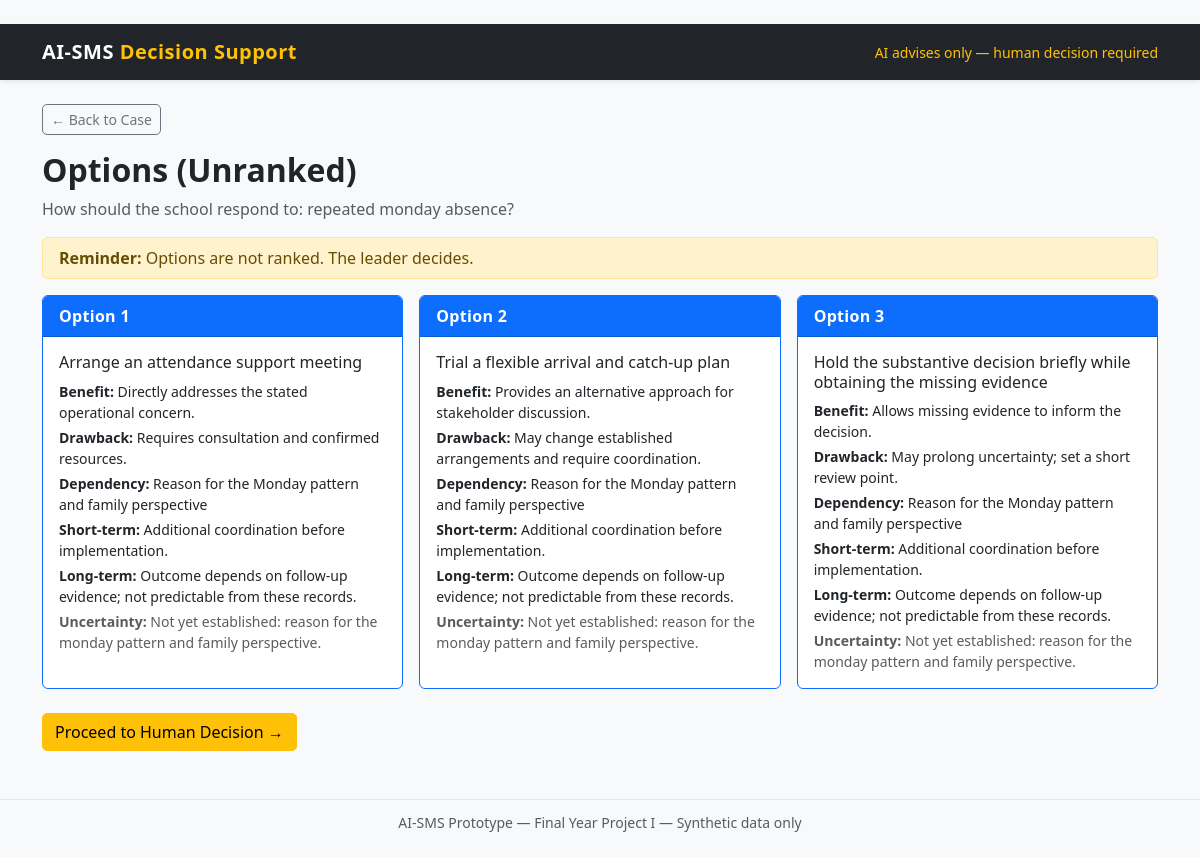
Page /case/DEV-001/options on the committed database.
### tables this page shows
CREATE TABLE cases (
            case_id TEXT PRIMARY KEY,
            school_id TEXT,
            split TEXT,
            title TEXT,
            category TEXT,
            decision_question TEXT,
            intended_outcome TEXT,
            opened_date TEXT,
            decision_due_date TEXT,
            status TEXT,
            data_origin TEXT
        );

CREATE TABLE case_options (
            option_id TEXT PRIMARY KEY,
            case_id TEXT,
            option_text TEXT,
            display_order INTEGER,
            rank TEXT,
            benefit TEXT,
            drawback TEXT,
            dependency TEXT,
            short_term_consequence TEXT,
            long_term_consequence TEXT,
            uncertainty TEXT,
            evidence_ids TEXT,
            policy_id TEXT,
            data_origin TEXT
        );

### app.py (the view)
@app.route('/case/<case_id>/options')
def options(case_id):
    conn = get_db()
    case = conn.execute('SELECT * FROM cases WHERE case_id = ?', (case_id,)).fetchone()
    if not case:
        conn.close()
        flash('Case not found.', 'danger')
        return redirect(url_for('index'))
    options = conn.execute(
        'SELECT * FROM case_options WHERE case_id = ? ORDER BY display_order',
        (case_id,)
    ).fetchall()
    decision = conn.execute(
        'SELECT * FROM human_decisions WHERE case_id = ? LIMIT 1', (case_id,)
    ).fetchone()
    conn.close()
    return render_template('options.html', case=case, options=options, decision=decision)

### app.py (called while the page is built)
def get_db():
    if not os.path.exists(DATABASE):
        abort(500, description="Database not found. Run 'python init_db.py' first.")
    conn = sqlite3.connect(DATABASE)
    conn.row_factory = sqlite3.Row
    return conn

### templates/options.html (shortened to what this page needs)
﻿{% extends 'base.html' %}
{% block content %}
<a href="{{ url_for('case_detail', case_id=case.case_id) }}"
   class="btn btn-sm btn-outline-secondary mb-3">&larr; Back to Case</a>
<h2>Options (Unranked)</h2>
<p class="text-muted">{{ case.decision_question }}</p>
<div class="alert alert-warning py-2">
  <strong>Reminder:</strong> Options are not ranked. The leader decides.
</div>
<div class="row g-3">
  {% for o in options %}
  <div class="col-md-4">
    <div class="card h-100 border-primary">
      <div class="card-header bg-primary text-white">
        Option {{ o.display_order }}
      </div>
      <div class="card-body">
        <h6 class="card-title">{{ o.option_text }}</h6>
        <p class="mb-1 small"><strong>Benefit:</strong> {{ o.benefit }}</p>
        <p class="mb-1 small"><strong>Drawback:</strong> {{ o.drawback }}</p>
        <p class="mb-1 small"><strong>Dependency:</strong> {{ o.dependency }}</p>
        <p class="mb-1 small"><strong>Short-term:</strong> {{ o.short_term_consequence }}</p>
        <p class="mb-1 small"><strong>Long-term:</strong> {{ o.long_term_consequence }}</p>
        <p class="mb-0 small text-muted"><strong>Uncertainty:</strong> {{ o.uncertainty }}</p>
      </div>
    </div>
  </div>
  {% endfor %}
</div>
<div class="mt-4">
  {% if decision and decision.confirmation_status == 'human_confirmed' %}
    <a href="{{ url_for('action_plan', case_id=case.case_id) }}"
       class="btn btn-success">View Action Plan &rarr;</a>
  {% else %}
    <a href="{{ url_for('decide', case_id=case.case_id) }}"
       class="btn btn-warning">Proceed to Human Decision &rarr;</a>
  {% endif %}
</div>
{% endblock %}

### static/css/style.css (style rules this page uses)
.card-header { font-weight: 600; letter-spacing: 0.3px; }
h2 { margin-bottom: 0.5rem; font-weight: 600; }
.alert { border-radius: 6px; }
.btn { border-radius: 5px; }

### rows in the picture
cases: decision_question "How should the school respond to: repeated monday absence?"
case_options: display_order "1", option_text "Arrange an attendance support meeting", benefit "Directly addresses the stated operational concern.", drawback "Requires consultation and confirmed resources.", dependency "Reason for the Monday pattern and family perspective", short_term_consequence "Additional coordination before implementation.", long_term_consequence "Outcome depends on follow-up evidence; not predictable from these records.", uncertainty "Not yet established: reason for the monday pattern and family perspective."
case_options: display_order "2", option_text "Trial a flexible arrival and catch-up plan", benefit "Provides an alternative approach for stakeholder discussion.", drawback "May change established arrangements and require coordination.", dependency "Reason for the Monday pattern and family perspective", short_term_consequence "Additional coordination before implementation.", long_term_consequence "Outcome depends on follow-up evidence; not predictable from these records.", uncertainty "Not yet established: reason for the monday pattern and family perspective."
case_options: display_order "3", option_text "Hold the substantive decision briefly while obtaining the missing evidence", benefit "Allows missing evidence to inform the decision.", drawback "May prolong uncertainty; set a short review point.", dependency "Reason for the Monday pattern and family perspective", short_term_consequence "Additional coordination before implementation.", long_term_consequence "Outcome depends on follow-up evidence; not predictable from these records.", uncertainty "Not yet established: reason for the monday pattern and family perspective."
